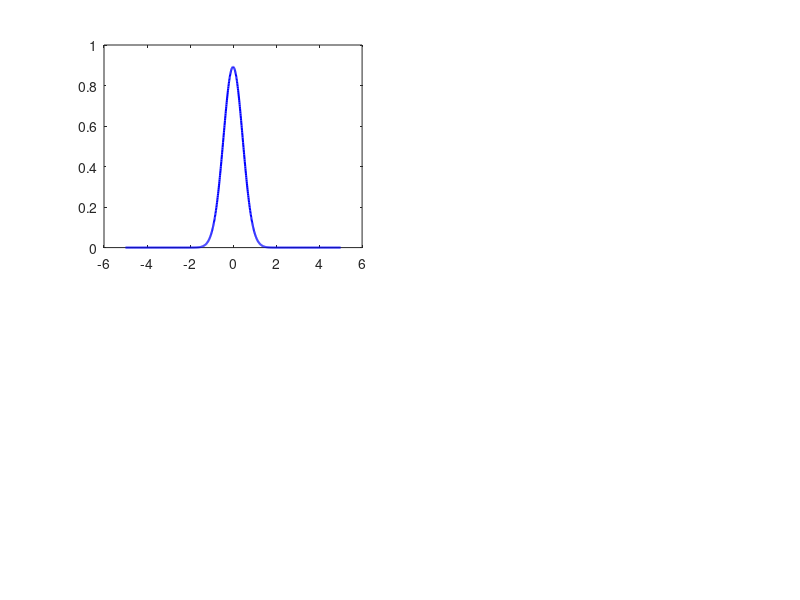

This figure's MATLAB source: (Note: this script raises an error after producing the figure.)
% Victor Z
% UW-Madison, 2019
% compare gaussians

clc; clear all; close all hidden;

mu=[0,0,0,1];
sigma=[sqrt(1/5),sqrt(1),sqrt(4),sqrt(1/10)];
color=["blue","red","green","black"];
x=linspace(-5,5,1000);

subplot(2,2,1)
for k=1:length(mu)
plot(x,normpdf(x,mu(k),sigma(k)),color(k),'LineWidth',1.5)
hold on
end
grid on
xlabel('$x$','Interpreter','latex')
ylabel('$f(x)$','Interpreter','latex')
title('')

subplot(2,2,2)
for k=1:length(mu)
plot(x,normcdf(x,mu(k),sigma(k)),color(k),'LineWidth',1.5)
hold on
end
grid on
lgd=legend('$\mu=0,\sigma=0.2$','$\mu=0,\sigma=1$','$\mu=0,\sigma=4$','$\mu=1,\sigma=0.1$','Interpreter','latex','location','southeast')
lgd.FontSize = 8;
xlabel('$x$','Interpreter','latex')
ylabel('$F(x)$','Interpreter','latex')
title('')
print -depsc gaussians.eps
